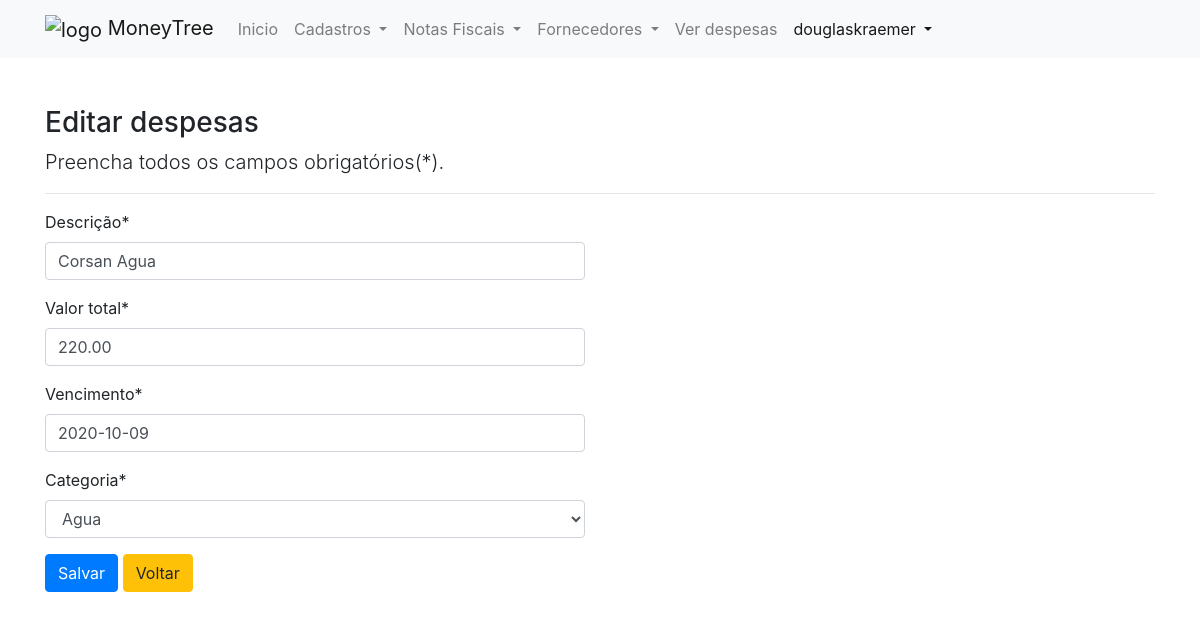
The app's page /editar/despesa/17/ (signed in) with its own data.
### cadastros/models.py (models this page shows, shortened)
class Despesa(models.Model):
    OPCOES_CHOICES = [
        ('SIM', 'Sim'),
        ('NAO', 'Não'),
    ]
    descricao = models.CharField(max_length=255, verbose_name="Descrição")
    valor_total = models.DecimalField(
        max_digits=8, decimal_places=2, verbose_name="Valor total")
    vencimento = models.DateField()
    categoria = models.ForeignKey(Categoria, on_delete=models.PROTECT)
    opcoes = models.CharField(
        max_length=10, choices=OPCOES_CHOICES, verbose_name="Pago", default='NAO')
    usuario = models.ForeignKey(User, on_delete=models.PROTECT)

### cadastros/views.py (the view)
class DespesaUpdate(GroupRequiredMixin, LoginRequiredMixin, UpdateView):
    login_url = reverse_lazy('users-login')
    group_required = u"Administrador"
    model = Despesa
    fields = ['descricao', 'valor_total', 'vencimento', 'categoria', ]
    template_name = 'cadastros/form.html'
    success_url = reverse_lazy('listar-despesa')
    def get_object(self, queryset=None):
        self.object = get_object_or_404(
            Despesa, pk=self.kwargs['pk'], usuario=self.request.user)
        return self.object
    def get_context_data(self, *args, **kwargs):
        context = super().get_context_data(*args, **kwargs)
        context['titulo'] = "Editar despesas"
        context['botao'] = "Salvar"
        return context

### cadastros/models.py (called while the page is built)
    def __str__(self):
        return self.nome

### cadastros/templates/cadastros/form.html (shortened to what this page needs)
{% extends 'base.html' %}
{% load static %}
{% load crispy_forms_tags %}
{%block conteudo%}
<h3 class="mt-5">{{ titulo }}</h3>
<p class="lead">
    Preencha todos os campos obrigatórios(*).
</p>
<hr>
<div class="row">
    <div class="col-md-6">
        <form action="" method="POST">
            {{ form|crispy }}
            <button type="submit" class="btn btn-primary">{{ botao }}</button>
            <a href="{% url 'listar-despesa' %}" class="btn btn-warning">Voltar</a>
        </form>
    </div>
</div>
{%endblock%}

### templates/parciais/_nav.html (shortened to what this page needs)
{% load static %}
<nav class="navbar navbar-expand-lg navbar-light bg-light static-top">
    <div class="container">
        <a class="navbar-brand" href="{% url 'index' %}">
            <img src="{% static 'img/pngegg.png' %}" width="80" height="70" alt="logo">
            MoneyTree</a>
        <div class="collapse navbar-collapse" id="navbarNavDropdown">
            <ul class="navbar-nav">
                <li class="nav-item">
                    <a class="nav-link" href="{% url 'index' %}">
                        Inicio
                        <span class="sr-only">(current)</span></a>
                </li>
                {% if request.user.is_authenticated %}
                <li class="nav-item dropdown">
                    <a class="nav-link dropdown-toggle" href="{% url 'index' %}" id="navbarDropdownMenuLink"
                        data-toggle="dropdown" aria-haspopup="true" aria-expanded="false">
                        Cadastros
                    </a>
                </li>
                <li class="nav-item dropdown">
                    <a class="nav-link dropdown-toggle" href="{% url 'index' %}" id="navbarDropdownMenuLink"
                        data-toggle="dropdown" aria-haspopup="true" aria-expanded="false">
                        Notas Fiscais
                    </a>
                </li>
                <li class="nav-item dropdown">
                    <a class="nav-link dropdown-toggle" href="{% url 'index' %}" id="navbarDropdownMenuLink"
                        data-toggle="dropdown" aria-haspopup="true" aria-expanded="false">
                        Fornecedores
                    </a>
                </li>
                <li class="nav-item">
                    <a class="nav-link" href="{% url 'listar-despesa' %}">Ver despesas</a>
                </li>
                <li class="nav-item dropdown active">
                    <a class="nav-link dropdown-toggle" href="{% url 'index' %}" id="navbarDropdownMenuLink"
                        data-toggle="dropdown" aria-haspopup="true" aria-expanded="false">
                        {{ request.user }}
                    </a>
                </li>
                {% endif %}
            </ul>
        </div>
    </div>
</nav>

### records on screen
Despesa: descricao "Corsan Agua", valor_total "220.00", vencimento "2020-10-09", categoria "Agua"

### other values on screen
{{ request.user }} "douglaskraemer"
{{ titulo }} "Editar despesas"
{{ botao }} "Salvar"
